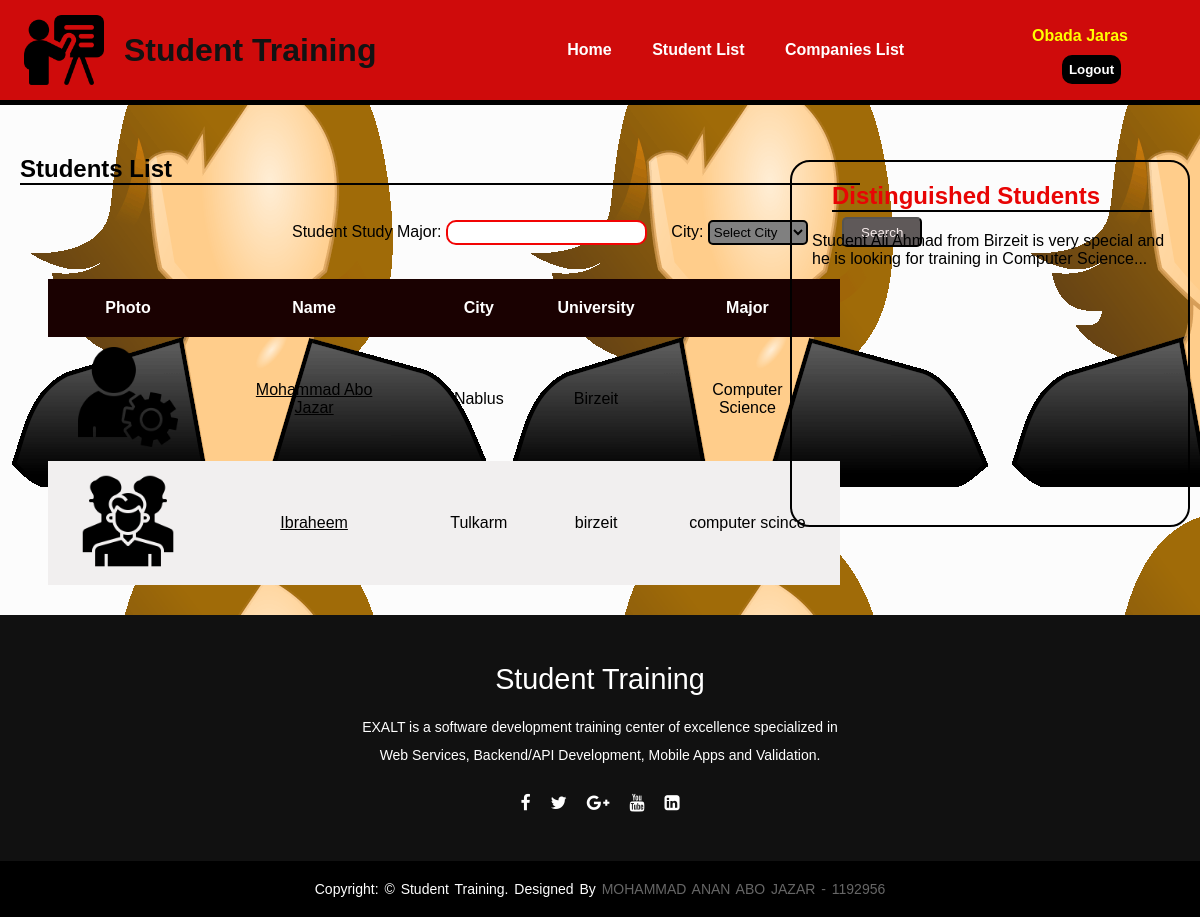
Page /students.php (signed in) on the committed database.
### tables this page shows
CREATE TABLE `student` (
  `id` int(50) NOT NULL,
  `name` varchar(50) NOT NULL,
  `cityid` int(50) NOT NULL,
  `email` varchar(50) NOT NULL,
  `tel` varchar(50) NOT NULL,
  `university` varchar(50) NOT NULL,
  `major` varchar(50) NOT NULL,
  `projects` varchar(100) NOT NULL,
  `interests` varchar(200) NOT NULL,
  `photopath` varchar(100) NOT NULL,
  `userid` int(11) NOT NULL
);

CREATE TABLE `city` (
  `id` int(50) NOT NULL,
  `name` varchar(50) NOT NULL,
  `country` varchar(50) NOT NULL
);

### model.php (called while the page is built, shortened)
<?php
    class Model{
        public function getStudentsRecord(){
            $object_db = new DatabaseConnection;
            $conn = $object_db->connect();
            $query = "SELECT id , name , cityid , email , tel , university , major
            , projects , interests , photopath , userid FROM student";
            $statement = $conn->prepare($query);
            $statement->execute();
            return $statement ;
        }
        public function getCity($cityid){
            $object_db = new DatabaseConnection;
            $conn = $object_db->connect();
            $query = "SELECT id , name , country FROM city WHERE id=".$cityid;
            $statement = $conn->prepare($query);
            $statement->execute();
            $count = $statement->rowCount();
            $city = "";
            if ($count == 1){
                while($row=$statement->fetch(PDO::FETCH_NUM)){
                    $city = $row[2];
                }
                return $city;
            }
            else{
                $city = "No City";
                return $city;
            }
        }
    }
?>

### students.php (the view, shortened to what this page needs)
<?php include "parts/_header.php" ?>
<?php include_once 'model.php'; ?>
<main>
    <h2>Students List</h2>
    <form class="list-form"action="?" method="get">
        <div>
            <label>Student Study Major:</label>
            <input class="text-field-major" type="text" name="major"/>
            <label>City:</label>
            <select name="city">
                <option>Select City</option>
            </select>
            <input class="btn-search" type="submit" value="Search" name="search"/>
        </div>
    </form>
    <table class="table-data">
        <thead>
            <tr>
                <th>Photo</th>
                <th>Name</th>
                <th>City</th>
                <th>University</th>
                <th>Major</th>
            </tr>
        </thead>
        <tbody>
            <?php
            if(!isset($_GET['search'])){
                $model_obj = new Model;
                $statement = $model_obj->getStudentsRecord();
                $count = $statement->rowCount();
                if ($count > 0){
                    while($row=$statement->fetch(PDO::FETCH_NUM)){
                        $city = $model_obj->getCity($row[2]); ?>
                        <tr>
                            <td><img class='student-img' src='<?php echo $row[9]?>' alt='student photo'/></td>
                            <td><a class='link-table' href='student.php?id=<?php echo $row[10] ?>' alt='student link information'><?php echo $row[1] ?></a></td>
                            <td><?php echo $city ?></td>
                            <td><?php echo $row[5] ?></td>
                            <td><?php echo $row[6] ?></td>
                        </tr>
            <?php } } }
            else {
                $major = $_GET['major'] ;
                $city = $_GET['city'] ;
                $model_obj = new Model;
                $statement = $model_obj->searchStudents($major , $city);
                if ($statement != 0){
                    $count = $statement->rowCount();
                    if ($count > 0){
                        while($row=$statement->fetch(PDO::FETCH_NUM)){
                            $city = $model_obj->getCity($row[2]);?>
                            <tr>
                                <td><img class='student-img' src='<?php echo $row[9]?>' alt='student photo'/></td>
                                <td><a class='link-table' href='student.php?id=<?php echo $row[10] ?>' alt='student link information'><?php echo $row[1] ?></a></td>
                                <td><?php echo $city ?></td>
                                <td><?php echo $row[5] ?></td>
                                <td><?php echo $row[6] ?></td>
                            </tr>
                    <?php } } else{ ?>
                            <tr>
                                <td><img class='student-img' src='images/not-found.png' alt='student photo'/></td>
                                <td>???</td>
                                <td>???</td>
                                <td>???</td>
                                <td>???</td>
                            </tr>
                <?php } } else {echo "<h5>Please enter information</h5>" ;
                $model_obj = new Model;
                $statement = $model_obj->getStudentsRecord();
                $count = $statement->rowCount();
                if ($count > 0){
                    while($row=$statement->fetch(PDO::FETCH_NUM)){
                        $city = $model_obj->getCity($row[2]); ?>
                        <tr>
                            <td><img class='student-img' src='<?php echo $row[9]?>' alt='student photo'/></td>
                            <td><a class='link-table' href='student.php?id=<?php echo $row[10] ?>' alt='student link information'><?php echo $row[1] ?></a></td>
                            <td><?php echo $city ?></td>
                            <td><?php echo $row[5] ?></td>
                            <td><?php echo $row[6] ?></td>
                        </tr>
            <?php } } } }?>
        </tbody>
    </table>
    <aside class="students_aside">
        <h2>Distinguished Students</h2>
        <p>
            Student Ali Ahmad from Birzeit is very special and he is looking for training in Computer Science...
        </p>
    </aside>
</main>
<?php include "parts/_footer.php" ?>

### parts/_header.php (shortened to what this page needs)
<!DocType html>
<html lang="en">
    <head>
        <link rel="stylesheet" href="css/layout.css" />
        <link rel="stylesheet" href="css/website.css" />
        <link rel="stylesheet" href="https://cdnjs.cloudflare.com/ajax/libs/font-awesome/4.7.0/css/font-awesome.min.css">
    </head>
    <body>
        <?php if(isset($_SESSION['is_login']) && $_SESSION['is_login'] == 1){ ?>
        <header class="header-logout">
            <?php $displayname = $_SESSION['displayname']; ?>
            <img class="logo"src="images/presentation.png" alt="logo" />
            <h1>Student Training</h1>
            <nav>
                <ul class="nav-link">
                    <li><a href="index.php">Home</a></li>
                    <li><a href="students.php">Student List</a></li>
                    <li><a href="companies.php">Companies List</a></li>
                </ul>
            </nav>
            <div class="div-logout-name">
                <li><?php echo $displayname ?></li>
                <form action="<?=$_SERVER['PHP_SELF'];?>" method="post">
                    <input type="submit" name="logout" value="Logout" />
                </form>
            </div>
        </header>
        <?php } ?>

### parts/_footer.php
        <footer>
            <div class="footer-content">
                <h3>Student Training</h3>
                <p>EXALT is a software development training center of excellence specialized in Web Services,
                    Backend/API Development, Mobile Apps and Validation. </p>
                    <ul class="socials">
                        <li><a href="https://www.facebook.com/profile.php?id=100010636953554"><i class="fa fa-facebook"></i></a></li>
                        <li><a href=""><i class="fa fa-twitter"></i></a></li>
                        <li><a href=""><i class="fa fa-google-plus"></i></a></li>
                        <li><a href=""><i class="fa fa-youtube"></i></a></li>
                        <li><a href=""><i class="fa fa-linkedin-square"></i></a></li>
                    </ul>
            </div>
            <div class="footer-bottom">
                <p>Copyright: &copy; student training. designed by <span>Mohammad Anan Abo Jazar - 1192956</span></p>
            </div>
        </footer>
    </body>
</html>

### css/layout.css (style rules this page uses)
* { margin: 0; padding: 0; box-sizing: border-box; }
body { background-color: #fcfcfc; font-family: sans-serif; background-image: url("images/my-photo.png"); }
footer { background-color: #111; height: auto; width: 100%; font-family: sans-serif; padding-top: 40px; color: #fff; }
.footer-content { display: flex; align-items: center; justify-content: center; flex-direction: column; text-align: center; }
.footer-content h3 { font-size: 1.8rem; font-weight: 400; text-transform: capitalize; line-height: 3rem; }
.footer-content p { max-width: 500px; margin: 10px auto; line-height: 28px; font-size: 14px; justify-content: center; }
.socials { list-style: none; display: flex; align-items: center; justify-content: center; margin: 1rem 0 3rem 0; }
.socials li { margin: 0 10px; }
.socials a { text-decoration: none; color: #fff; }
.socials a i { font-size: 1.1rem; transition: color .5s ease; }
.footer-bottom { background: #000; width: 100%; padding: 20px 0; text-align: center; }
.footer-bottom p { font-size: 14px; word-spacing: 2px; text-transform: capitalize; }
.footer-bottom span { text-transform: uppercase; opacity: .4; }
.logo { width: 5em; }
header { display: flex; justify-content: flex-end; align-items: center; padding: 10px 2%; border-bottom: black solid 5px; background-color: rgb(207, 11, 11); }
header h1 { padding-left: 20px; color: rgb(18, 19, 19); margin-right: auto; font-family: 'Franklin Gothic Medium', 'Arial Narrow', Arial, sans-serif; }
header img { width: 100px; cursor: pointer; }
.header-logout { justify-content: flex-start; }
.header-logout h1 { margin-right: 15%; }
.div-logout-name { margin-left: auto; padding-right: 3em; list-style: none; }
.div-logout-name li { font-weight: 550; padding-top: 10px; color: yellow; }
.nav-link { list-style: none; }
.nav-link li { display: inline-block; padding: 0px 18px; }
.nav-link li a { transition: all 0.4s ease; text-decoration: none; font-weight: 550; color: rgb(255, 255, 255); }
.header-logout input[type='submit'] { margin-top: 10px; background-color: #000; color: white; font-weight: 550; padding: 5px; margin-left: 30px; border: 2px black solid; border-radius: 10px; transition: 0.5s; }
main h2 { margin-top: 50px; margin-left: 20px; border-bottom: 2px black solid; width: 70%; }
aside { border: black 2px solid; width: 400px; position: absolute; top: 10em; right: 0; margin-right: 10px; border-radius: 20px; padding: 20px; }
aside h2 { color: rgb(232, 4, 4); }
.students_aside { padding-top: 0px; height: 40%; }
.students_aside h2 { padding-top: 0px; margin-top: 20px; margin-bottom: 20px; width: 90%; }
.text-field-major { height: 30px; padding: 10px; border-radius: 10px; border: 2px rgb(242, 4, 4) solid; }
select { width: 100px; height: 25px; background-color: gray; border: 2px black solid; transition-duration: 0.67s; border-radius: 5px; }
.student-img { width: 100px; }
.table-data { margin-left: 3em; margin-top: 2em; margin-bottom: 30px; text-align: center; border-collapse: collapse; width: 66%; }
.table-data td { padding-top: 10px; padding-left: 30px; padding-right: 30px; padding-bottom: 10px; }
.table-data th { padding: 20px; }
.table-data tr { transition: 0.7s; }
.table-data tr:nth-child(even) { background-color: rgb(241, 239, 239); }
.table-data th { color: white; background-color: rgb(26, 1, 1); }
.table-data a { color: black; }
.list-form { width: fit-content; margin-left: 17em; margin-top: 2em; }
.list-form div label { padding-left: 20px; }
.list-form input[type = "submit"] { margin-left: 30px; width: 80px; height: 30px; border-radius: 2px black solid; border-radius: 5px; color: rgb(247, 236, 236); background-color: rgb(95, 89, 89); transition-duration: 0.7s; }
.list-form select { width: 100px; height: 25px; background-color: gray; border: 2px black solid; transition-duration: 0.67s; border-radius: 5px; }
.list-form input[type="text"] { height: 25px; }

### rows in the picture
student: photopath (picture), name "Mohammad Abo Jazar", cityid.country "Nablus", university "Birzeit", major "Computer Science"
student: photopath (picture), name "Ibraheem", cityid.country "Tulkarm", university "birzeit", major "computer scince"

### other values in the picture
$displayname "Obada Jaras"
